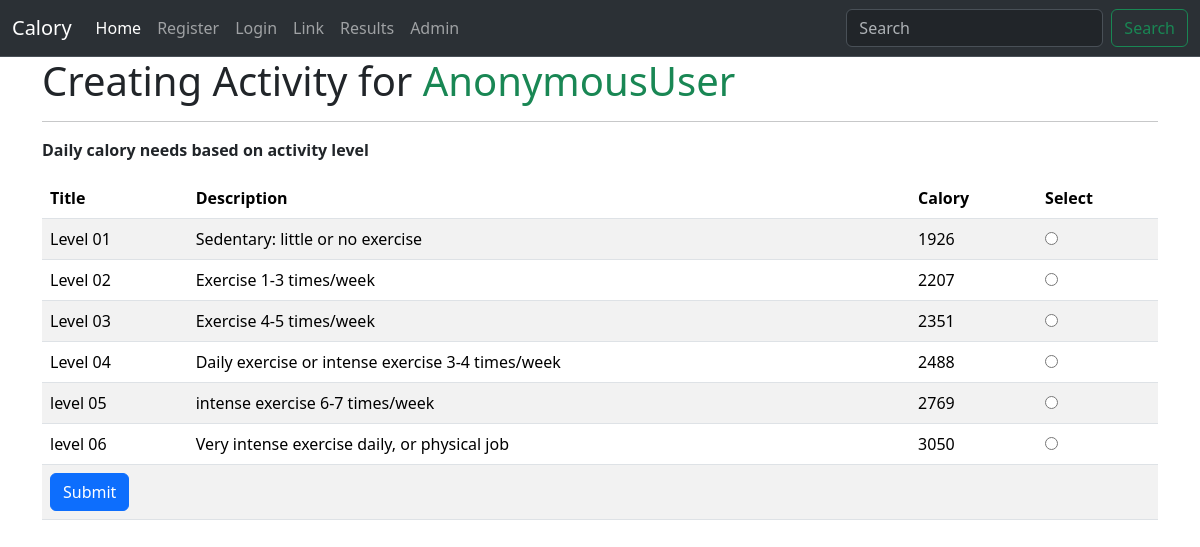
Page /create_activity/ on the committed database.
### calory_counter_app/models.py (models this page shows, shortened)
class Exercise(models.Model):
    title = models.CharField(max_length=30)
    description = models.TextField()
    calory = models.IntegerField()

### calory_counter_app/views.py (the view, shortened to what this page needs)
# urls.py: path('create_activity/', views.user_activity_create_view, name='create_activity'),
def user_activity_create_view(request):
    exercises = Exercise.objects.all()
    return render(request, 'user_activity_create.html', {'exercises': exercises})

### templates/user_activity_create.html (shortened to what this page needs)
{% extends "base.html" %}
{% block main %}
    <h1>Creating Activity for <span class='text-success'>{{request.user}}</span></h1>
<hr>
<table class="table table-striped table-inverse table-responsive">
    <p><b>Daily calory needs based on activity level</b></p>
    <thead class="thead-inverse bg-success">
        <tr>
            <th>Title</th>
            <th>Description</th>
            <th>Calory</th>
            <th>Select</th>
        </tr>
        </thead>
        <tbody>
            <form  method="post">
                {% for exercise in exercises %}
                <tr>
                    <td scope="row">{{exercise.title}}</td>
                    <td>{{exercise.description}}</td>
                    <td>{{exercise.calory}}</td>
                    <td><input type="radio" name="ex" value="{{exercise.id}}"></td>
                </tr>
                {% endfor %}
                <tr>
                    <td colspan="4">
                    <button type="submit" class="btn btn-primary">Submit</button>
                    </td>
                </tr>
            </form>
        </tbody>
</table>
{% endblock main %}

### rows in the picture
Exercise: title "Level 01", description "Sedentary: little or no exercise", calory "1926"
Exercise: title "Level 02", description "Exercise 1-3 times/week", calory "2207"
Exercise: title "Level 03", description "Exercise 4-5 times/week", calory "2351"
Exercise: title "Level 04", description "Daily exercise or intense exercise 3-4 times/week", calory "2488"
Exercise: title "level 05", description "intense exercise 6-7 times/week", calory "2769"
Exercise: title "level 06", description "Very intense exercise daily, or physical job", calory "3050"

### other values in the picture
{{ request.user }} "AnonymousUser"
